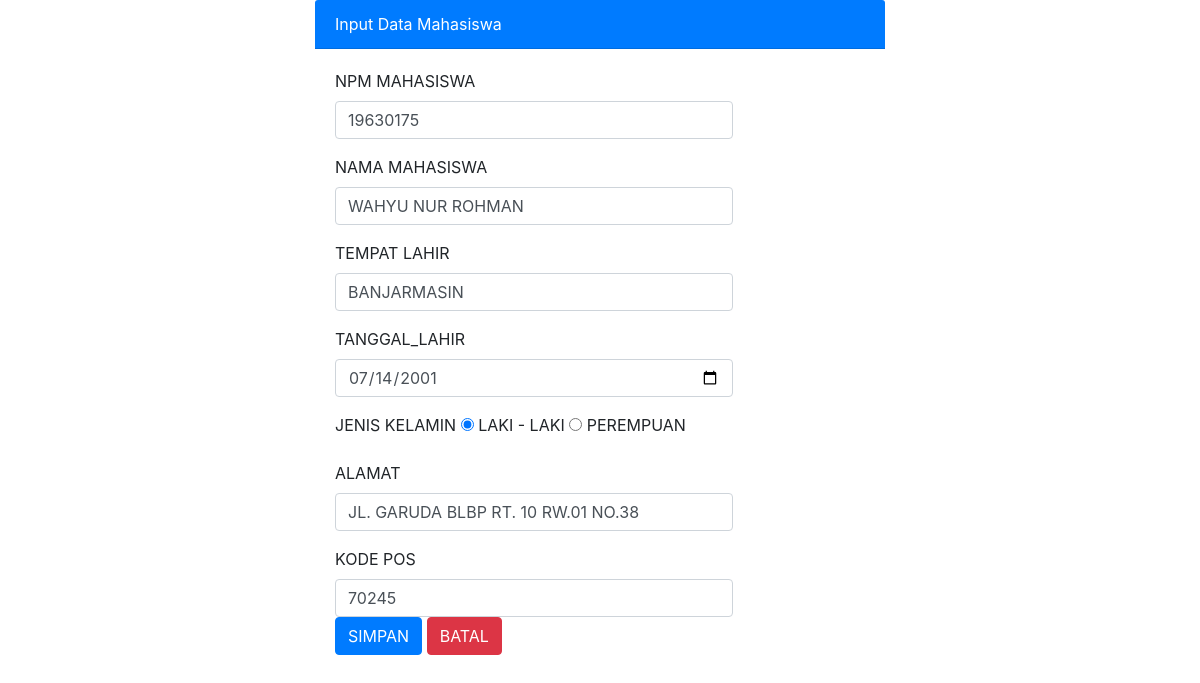
Screenshot of /edit_data.php?npm=19630175 with the database file from the repository.
### tables this page shows
CREATE TABLE `tblmhs` (
  `npm` varchar(8) NOT NULL,
  `nama` varchar(100) NOT NULL,
  `tempat_lahir` varchar(50) NOT NULL,
  `tanggal_lahir` date NOT NULL,
  `jenis_kelamin` enum('L','P') NOT NULL,
  `alamat` text NOT NULL,
  `kodepos` varchar(5) NOT NULL
);

### edit_data.php (the view, shortened to what this page needs)
<?php
    include "koneksi.php";
    $id = $_GET['npm'];
    $ambilData = mysqli_query($koneksi, "SELECT * FROM tblmhs WHERE npm='$id'");
    $data=mysqli_fetch_array($ambilData);
?>
<!DOCTYPE html>
<html lang="en">
<head>
    <link rel="stylesheet" href="css/bootstrap.css">
</head>
<body>
    <div class="container col-md-6">
    <div class="card-header bg-primary text-white">
        Input Data Mahasiswa
    </div>
<div class="card-body">
    <form action="" method="POST" class="form-item">
    <form>
    <div class="form-group">
    <label for="NPM"> NPM MAHASISWA </label>
    <input type="number" name="npm" value="<?php echo $data['npm']?>"class="form-control col-md-9" placeholder="Masukkan NPM">
    </div>
    <div class="form-group">
    <label for="NAMA"> NAMA MAHASISWA </label>
    <input type="text" name="nama"value="<?php echo $data['nama']?>" class="form-control col-md-9" placeholder="Masukkan NAMA">
    </div>
    <div class="form-group">
    <label for="tempat_lahir"> TEMPAT LAHIR </label>
    <input type="text" name="tempat_lahir" value="<?php echo $data['tempat_lahir']?>" class="form-control col-md-9" placeholder="Masukkan TEMPAT LAHIR">
    </div>
    <div class="form-group">
    <label for="tanggal_lahir"> TANGGAL_LAHIR </label>
    <input type="date" name="tanggal_lahir"value="<?php echo $data['tanggal_lahir']?>" class="form-control col-md-9" placeholder="Masukkan TANGGAL LAHIR">
    </div>
    <div class="form-group">
    <label for="JENIS_KELAMIN"> JENIS KELAMIN </label>
    <label><input type="radio" name="jenis_kelamin" value="L"<?php if ($data['jenis_kelamin'] == 'L')echo 'checked'?>> LAKI - LAKI</label>
    <label><input type="radio" name="jenis_kelamin" value="P"<?php if ($data['jenis_kelamin'] == 'P')echo 'checked'?>> PEREMPUAN</label>
    </div>
    <div class="form-group">
    <label for="alamat"> ALAMAT </label>
    <input type="text" name="alamat" value="<?php echo $data['alamat']?>" class="form-control col-md-9" placeholder="Masukkan ALAMAT">
    </div>
    <div class="form-group">
    <label for="kodepos"> KODE POS </label>
    <input type="text" name="kodepos" value="<?php echo $data['kodepos']?>" class="form-control col-md-9" placeholder="Masukkan KODE POS">
    <button type="submit" class="btn btn-primary" name="simpan">SIMPAN</button>
    <button type="reset" class="btn btn-danger">BATAL</button>
    </form>
</body>
</html>

### rows the page displays
tblmhs: npm "19630175", tempat_lahir "BANJARMASIN", jenis_kelamin "☑ LAKI - LAKI", jenis_kelamin "☐ PEREMPUAN", alamat "JL. GARUDA BLBP RT. 10 RW.01 NO.38", kodepos "70245"
